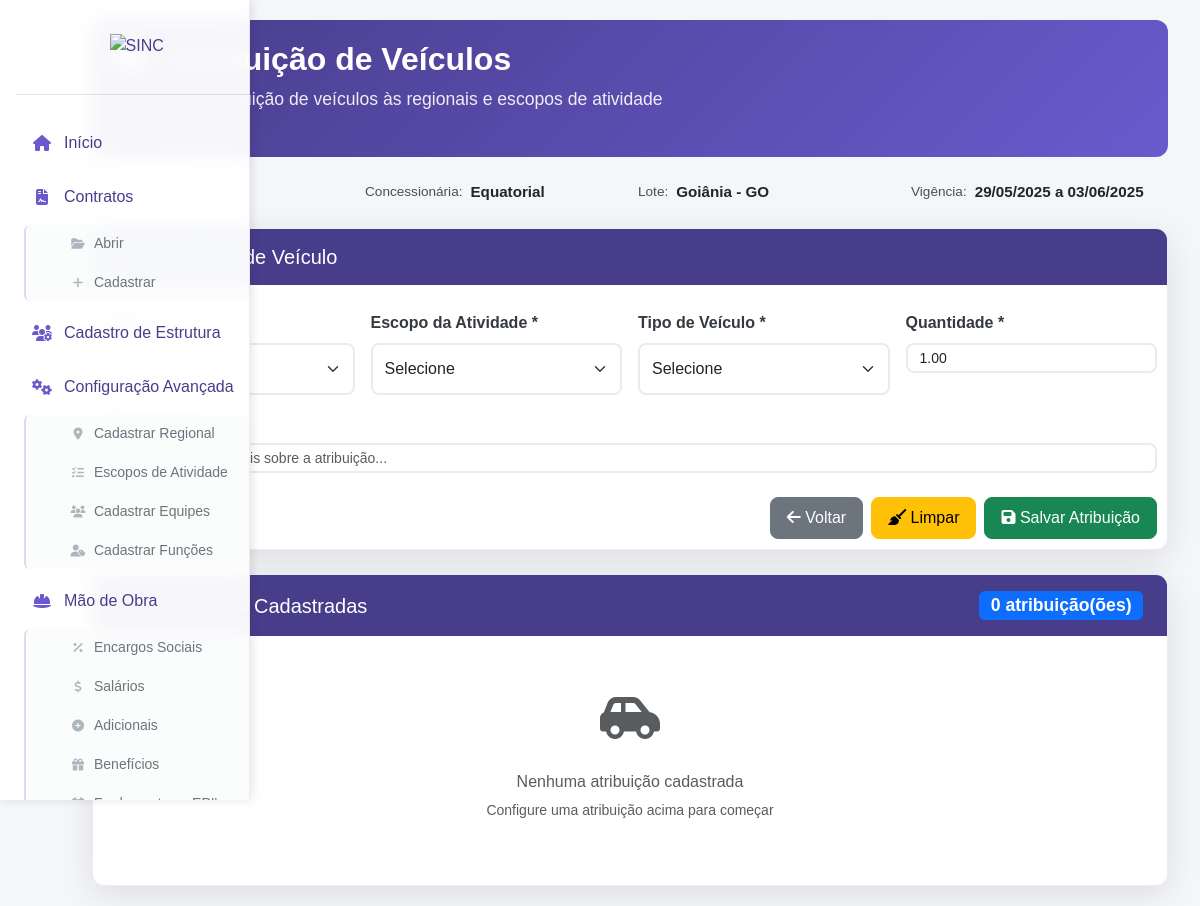
The app's page /veiculos/atribuir/1/, older data.
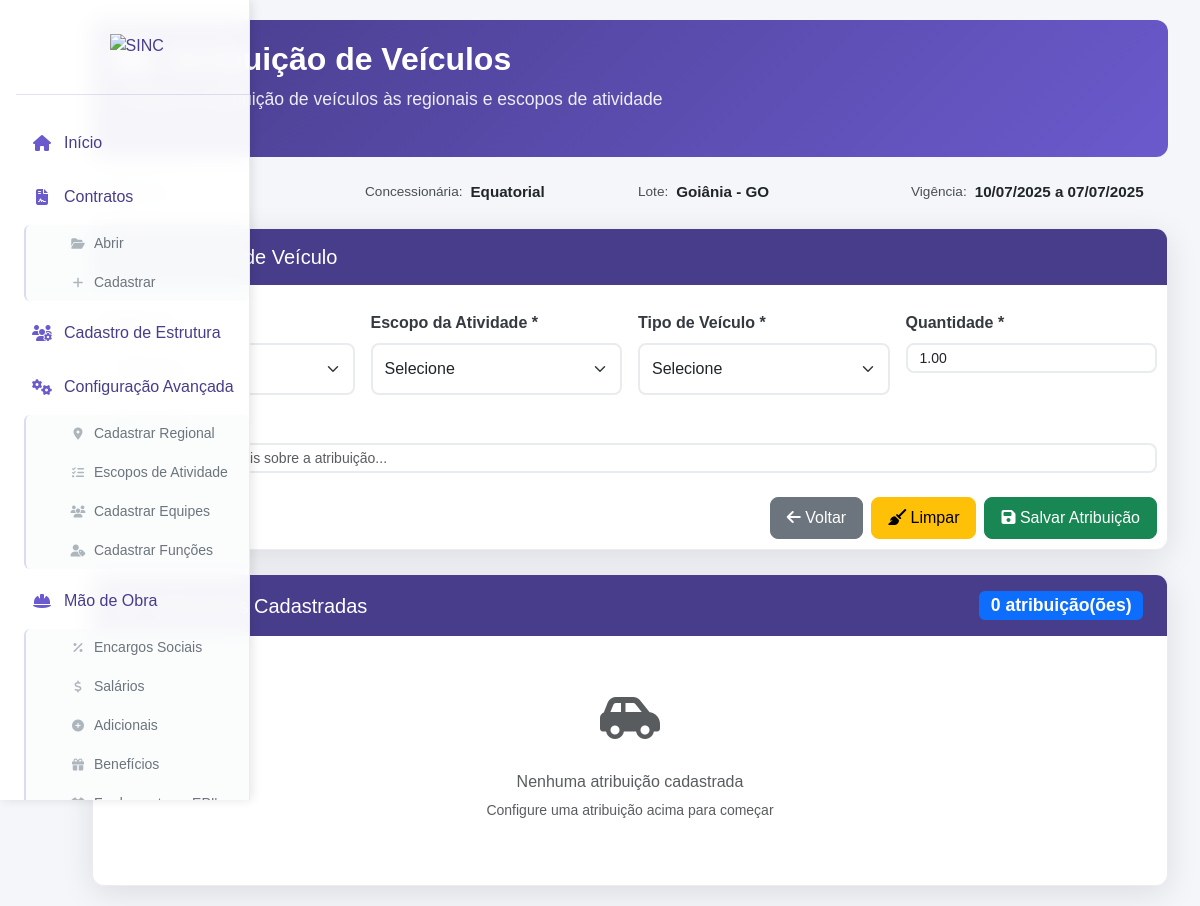
The same page, newer data.
### cad_contrato/models.py (models this page shows, shortened)
class CadastroContrato(models.Model):
    ESTADOS_CHOICES = [
        ('AC', 'Acre'),
        ('AL', 'Alagoas'),
        ('AP', 'Amapá'),
        ('AM', 'Amazonas'),
        ('BA', 'Bahia'),
        ('CE', 'Ceará'),
        ('DF', 'Distrito Federal'),
        ('ES', 'Espírito Santo'),
        ('GO', 'Goiás'),
        ('MA', 'Maranhão'),
        ('MT', 'Mato Grosso'),
        ('MS', 'Mato Grosso do Sul'),
        ('MG', 'Minas Gerais'),
        ('PA', 'Pará'),
        ('PB', 'Paraíba'),
        ('PR', 'Paraná'),
        ('PE', 'Pernambuco'),
        ('PI', 'Piauí'),
        ('RJ', 'Rio de Janeiro'),
        ('RN', 'Rio Grande do Norte'),
        ('RS', 'Rio Grande do Sul'),
        ('RO', 'Rondônia'),
        ('RR', 'Roraima'),
        ('SC', 'Santa Catarina'),
        ('SP', 'São Paulo'),
        ('SE', 'Sergipe'),
        ('TO', 'Tocantins'),
    ]
    STATUS_CHOICES = [
        ('EM_LICITACAO', 'Em Licitação'),
        ('EM_RENOVACAO', 'Em Renovação'),
        ('ATIVO', 'Ativo'),
        ('ENCERRADO', 'Encerrado'),
    ]
    contrato = models.AutoField(primary_key=True)
    concessionaria = models.CharField(max_length=100, default='Equatorial')
    estado = models.CharField(max_length=2, choices=ESTADOS_CHOICES, default='GO')
    municipio = models.CharField(max_length=100, default='Goiânia')
    escopo_contrato = models.CharField(max_length=255)
    inicio_vigencia_contrato = models.DateField(default='2025-01-01')
    fim_vigencia_contrato = models.DateField(default='2029-01-01')
    versao_base = models.ForeignKey('self', null=True, blank=True, on_delete=models.PROTECT, related_name='versoes')
    numero_versao = models.IntegerField(default=0)
    descricao_alteracao = models.TextField(blank=True)
    status_contrato = models.CharField(max_length=15, choices=STATUS_CHOICES, default='EM_LICITACAO', verbose_name="Status do Contrato")
    valor_inicial = models.DecimalField(max_digits=15, decimal_places=2, default=0.00, verbose_name="Valor Inicial do Contrato")
    created_at = models.DateTimeField(auto_now_add=True)
    updated_at = models.DateTimeField(auto_now=True)
    class Meta:
        ordering = ['-created_at']

### veiculos/views.py (the view, shortened to what this page needs)
# urls.py: path('atribuir/<int:contrato_id>/', AtribuicaoVeiculoView.as_view(), name='atribuir_veiculos'),
class AtribuicaoVeiculoView(View):
    template_name = "veiculos/atribuir_veiculos.html"
    def dispatch(self, request, *args, **kwargs):
        contrato_id = self.kwargs.get('contrato_id') or request.session.get('contrato_id')
        if not contrato_id:
            return redirect('selecionar_contrato')
        self.contrato = get_object_or_404(CadastroContrato, pk=contrato_id)
        return super().dispatch(request, *args, **kwargs)
    def get(self, request, *args, **kwargs):
        if kwargs.get('atribuicao_id') and request.resolver_match.url_name == 'atribuicao_json':
            return self.post(request, *args, **kwargs)
        context = {
            'contrato': self.contrato,
            'atribuicoes': AtribuicaoVeiculo.objects.filter(
                contrato=self.contrato
            ).select_related('regional', 'escopo', 'veiculo', 'veiculo__tipo_veiculo').order_by('regional', 'escopo', 'veiculo'),
            'regionais': Regional.objects.filter(contrato=self.contrato).order_by('nome'),
            'escopos': EscopoAtividade.objects.filter(contrato=self.contrato).order_by('nome'),
            'veiculos': Veiculo.objects.filter(contrato=self.contrato).select_related('tipo_veiculo').order_by('tipo_veiculo__categoria', 'tipo_veiculo__nome'),
            'form': AtribuicaoVeiculoForm(contrato=self.contrato)
        }
        return render(request, self.template_name, context)

### app/context_processors.py (called while the page is built)
def contrato_context(request):
    contrato_id = request.session.get('contrato_id')
    contrato = None
    if contrato_id:
        try:
            contrato = CadastroContrato.objects.get(contrato=contrato_id)
        except CadastroContrato.DoesNotExist:
            pass
    return {'contrato': contrato}

### veiculos/templates/veiculos/atribuir_veiculos.html (shortened to what the changed rows need)
{% extends 'base.html' %}
{% load static %}
{% block content %}
<div class="container-fluid">
    <div class="hero-section">
        <div class="hero-content">
            <h1 class="hero-title">
                <i class="fas fa-car-side me-3"></i>
                Atribuição de Veículos
            </h1>
        </div>
    </div>
        <div class="hero-info">
            <div class="info-grid">
                <div class="info-item">
                    <span class="info-label">Concessionária:</span>
                    <span class="info-value">{{ contrato.concessionaria }}</span>
                </div>
                <div class="info-item">
                    <span class="info-label">Lote:</span>
                    <span class="info-value">{{ contrato.municipio }} - {{ contrato.estado }}</span>
                </div>
                <div class="info-item">
                    <span class="info-label">Vigência:</span>
                    <span class="info-value">{{ contrato.inicio_vigencia_contrato|date:"d/m/Y" }} a {{ contrato.fim_vigencia_contrato|date:"d/m/Y" }}</span>
                </div>
            </div>
        </div>
</div>
{% endblock %}

Row changes from the older to the newer data that the page shows:
changed CadastroContrato "Equatorial": inicio_vigencia_contrato "29/05/2025" → "10/07/2025"; fim_vigencia_contrato "03/06/2025" → "07/07/2025"
